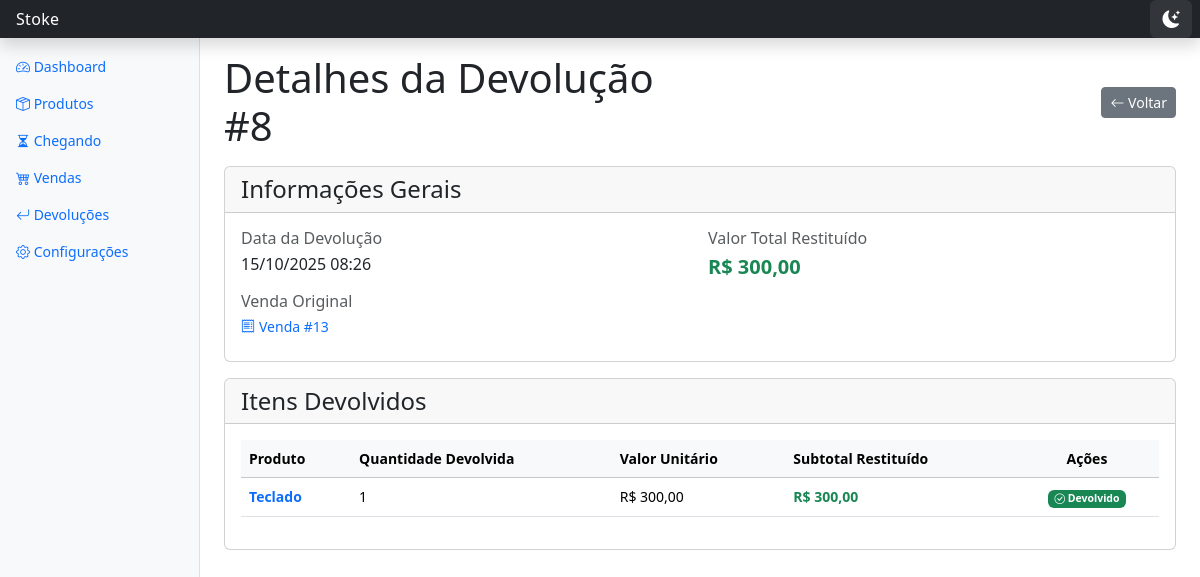
Screenshot of /devolucoes/8/ with the database file from the repository.
### inventario/models.py (models this page shows, shortened)
class Devolucao(models.Model):
    venda_original = models.ForeignKey(Venda, on_delete=models.CASCADE, related_name='devolucoes')
    data = models.DateTimeField(default=timezone.now)
    motivo = models.TextField(blank=True, null=True)
    @property
    def valor_total_restituido(self):
        total = self.itens_devolvidos.aggregate(
            total=Sum(F('quantidade') * F('item_venda_original__preco_venda_unitario'))
        )['total']
        return total or Decimal('0.00')

class Venda(models.Model):
    TIPO_VENDA_CHOICES = [
        ('LOJA', 'Loja'),
        ('EXTERNA', 'Externa'),
    ]
    STATUS_CHOICES = [
        ('CONCLUIDA', 'Concluída'),
        ('CANCELADA', 'Cancelada'),
    ]
    cliente_nome = models.CharField('Nome do Cliente', max_length=255, blank=True, null=True)
    data = models.DateTimeField(default=timezone.now)
    tipo_venda = models.CharField(max_length=10, choices=TIPO_VENDA_CHOICES, default='LOJA')
    status = models.CharField(max_length=10, choices=STATUS_CHOICES, default='CONCLUIDA')
    desconto = models.DecimalField('Desconto', max_digits=10, decimal_places=2, default=Decimal('0.00'))

class ItemDevolucao(models.Model):
    devolucao = models.ForeignKey(Devolucao, on_delete=models.CASCADE, related_name='itens_devolvidos')
    item_venda_original = models.ForeignKey(ItemVenda, on_delete=models.CASCADE, related_name='itens_devolvidos')
    quantidade = models.PositiveIntegerField()
    devolvido_ao_estoque = models.BooleanField('Devolvido ao estoque', default=False)
    data_retorno_estoque = models.DateTimeField('Data de retorno ao estoque', null=True, blank=True)
    @property
    def valor_restituido(self):
        return self.quantidade * self.item_venda_original.preco_venda_unitario

class ItemVenda(models.Model):
    venda = models.ForeignKey(Venda, related_name='itens', on_delete=models.CASCADE)
    produto = models.ForeignKey(Produto, on_delete=models.PROTECT)
    quantidade = models.PositiveIntegerField()
    preco_venda_unitario = models.DecimalField(max_digits=10, decimal_places=2)
    custo_compra_total_registrado = models.DecimalField(max_digits=10, decimal_places=2)
    eh_brinde = models.BooleanField('É Brinde', default=False)

class Produto(models.Model):
    nome = models.CharField(max_length=255)
    descricao = models.TextField(blank=True, null=True)
    imagem = models.ImageField(upload_to='produtos/', blank=True, null=True)
    ativo = models.BooleanField(default=True)
    fornecedor = models.ForeignKey(Fornecedor, on_delete=models.PROTECT, related_name='produtos', null=True, blank=True)
    preco_venda = models.DecimalField('Preço de Venda', max_digits=10, decimal_places=2, null=True, blank=True)

### inventario/views.py (the view)
# urls.py: path('devolucoes/<int:pk>/', views.detalhar_devolucao, name='detalhar_devolucao'),
def detalhar_devolucao(request, pk):
    devolucao = get_object_or_404(Devolucao.objects.select_related('venda_original'), pk=pk)
    context = {
        'devolucao': devolucao
    }
    return render(request, 'inventario/detalhar_devolucao.html', context)

### inventario/templates/inventario/detalhar_devolucao.html (shortened to what this page needs)
{% extends 'inventario/base.html' %}
{% block content %}
<div class="row align-items-center mb-3">
    <div class="col-12 col-md-6">
        <h1 class="mb-2 mb-md-0">Detalhes da Devolução #{{ devolucao.id }}</h1>
    </div>
    <div class="col-12 col-md-6">
        <div class="d-flex flex-wrap gap-2 justify-content-md-end">
            <button onclick="window.history.back()" class="btn btn-secondary btn-sm">
                <i class="bi bi-arrow-left"></i> <span class="d-none d-sm-inline">Voltar</span>
            </button>
        </div>
    </div>
</div>
<div class="card mb-3">
    <div class="card-header">
        <h4 class="mb-0">Informações Gerais</h4>
    </div>
    <div class="card-body">
        <div class="row g-3">
            <div class="col-12 col-md-6">
                <div class="row g-2">
                    <div class="col-12">
                        <h6 class="text-muted mb-1">Data da Devolução</h6>
                        <p class="mb-2 fs-6">{{ devolucao.data|date:"d/m/Y H:i" }}</p>
                    </div>
                    <div class="col-12">
                        <h6 class="text-muted mb-1">Venda Original</h6>
                        <p class="mb-2">
                            <a href="{% url 'inventario:detalhar_venda' pk=devolucao.venda_original.pk %}" class="text-decoration-none">
                                <i class="bi bi-receipt me-1"></i>Venda #{{ devolucao.venda_original.id }}
                            </a>
                        </p>
                    </div>
                </div>
            </div>
            <div class="col-12 col-md-6">
                <div class="row g-2">
                    <div class="col-12">
                        <h6 class="text-muted mb-1">Valor Total Restituído</h6>
                        <p class="mb-2 fs-5 fw-bold text-success">R$ {{ devolucao.valor_total_restituido|floatformat:2 }}</p>
                    </div>
                </div>
            </div>
        </div>
    </div>
</div>
<div class="card">
    <div class="card-header">
        <h4 class="mb-0">Itens Devolvidos</h4>
    </div>
    <div class="card-body">
        <div class="d-none d-lg-block">
            <div class="table-responsive">
                <table class="table table-hover">
                    <thead class="table-light">
                        <tr>
                            <th>Produto</th>
                            <th>Quantidade Devolvida</th>
                            <th>Valor Unitário</th>
                            <th>Subtotal Restituído</th>
                            <th class="text-center">Ações</th>
                        </tr>
                    </thead>
                    <tbody>
                        {% for item in devolucao.itens_devolvidos.all %}
                        <tr>
                            <td>
                                <a href="{% url 'inventario:detalhar_produto' pk=item.item_venda_original.produto.pk %}" class="fw-bold text-decoration-none">
                                    {{ item.item_venda_original.produto.nome }}
                                </a>
                            </td>
                            <td>{{ item.quantidade }}</td>
                            <td>R$ {{ item.item_venda_original.preco_venda_unitario|floatformat:2 }}</td>
                            <td class="fw-bold text-success">R$ {{ item.valor_restituido|floatformat:2 }}</td>
                            <td class="text-center">
                                {% if item.devolvido_ao_estoque %}
                                    <span class="badge bg-success" title="Retornado em {{ item.data_retorno_estoque|date:'d/m/Y H:i' }}">
                                        <i class="bi bi-check-circle"></i> Devolvido
                                    </span>
                                {% endif %}
                            </td>
                        </tr>
                        {% endfor %}
                    </tbody>
                </table>
            </div>
        </div>
    </div>
</div>
{% endblock %}

### inventario/templates/inventario/base.html (style rules this page uses)
body { font-size: .875rem; }
body, .card, .table, .sidebar, .form-control, .form-select, .btn, .badge, .alert { transition: background-color 0.3s ease, color 0.3s ease, border-color 0.3s ease; }

### rows the page displays
Devolucao: id "8", data "15/10/2025 08:26", venda_original.id "13", valor_total_restituido "300,00"
ItemDevolucao: item_venda_original.produto.nome "Teclado", quantidade "1", item_venda_original.preco_venda_unitario "300,00", valor_restituido "300,00"
